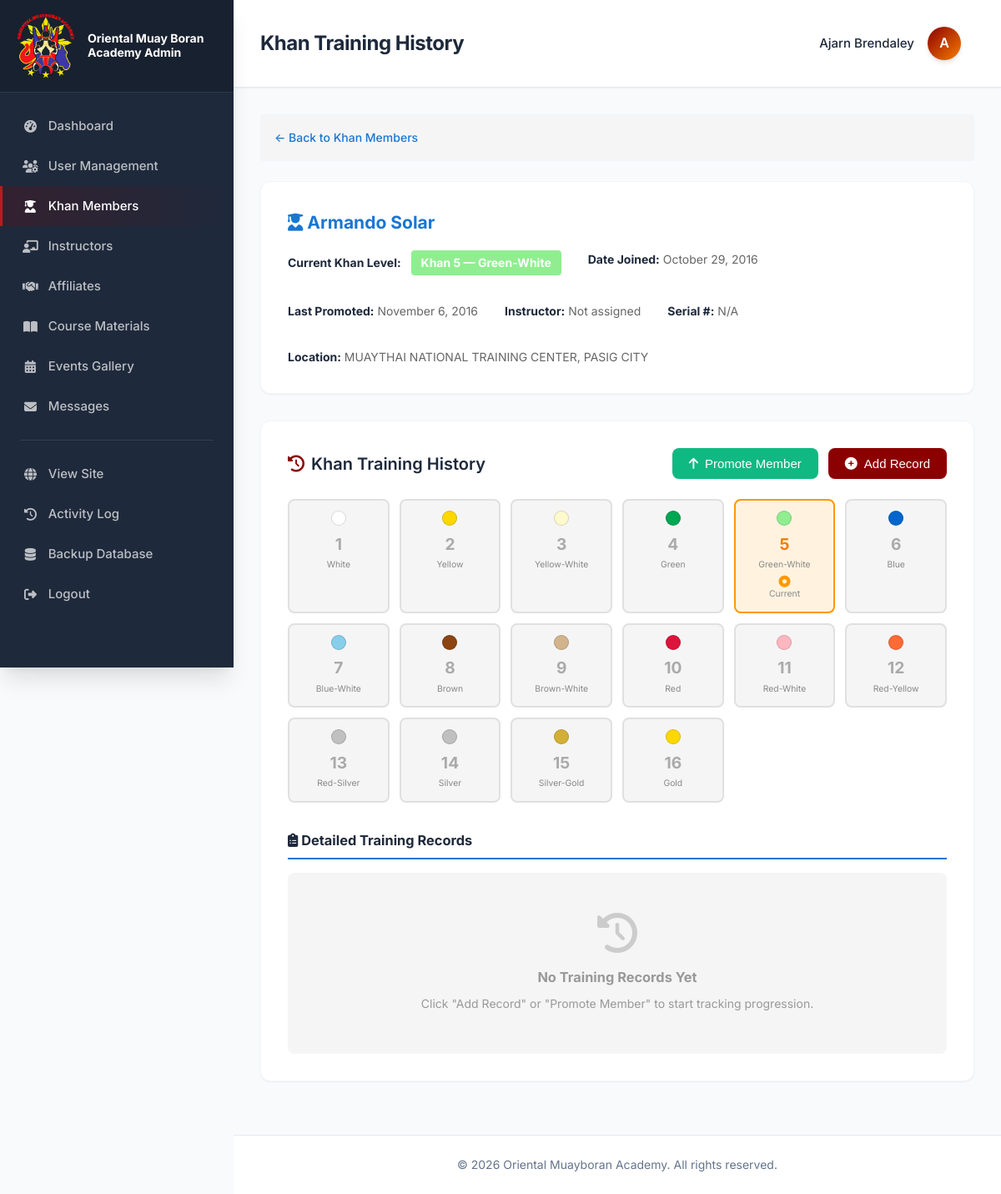
The page /admin/member_training_history.php?member_id=4 (signed in) on the database its author committed.
### tables this page shows
CREATE TABLE `khan_members` (
  `id` int(11) NOT NULL AUTO_INCREMENT,
  `user_id` int(11) DEFAULT NULL,
  `full_name` varchar(255) NOT NULL,
  `email` varchar(255) NOT NULL,
  `phone` varchar(50) DEFAULT NULL,
  `photo_path` varchar(500) DEFAULT NULL,
  `current_khan_level` int(11) DEFAULT 1,
  `khan_color` varchar(50) DEFAULT NULL,
  `date_joined` date NOT NULL,
  `date_promoted` date DEFAULT NULL,
  `instructor_id` int(11) DEFAULT NULL,
  `training_location` varchar(255) DEFAULT NULL,
  `status` enum('active','inactive','refresher') DEFAULT 'active',
  `notes` text DEFAULT NULL,
  `created_at` timestamp NOT NULL DEFAULT current_timestamp(),
  `updated_at` timestamp NOT NULL DEFAULT current_timestamp() ON UPDATE current_timestamp(),
  PRIMARY KEY (`id`),
  KEY `user_id` (`user_id`),
  KEY `instructor_id` (`instructor_id`),
  KEY `idx_khan_level` (`current_khan_level`),
  KEY `idx_status` (`status`),
  KEY `idx_email` (`email`),
  CONSTRAINT `khan_members_ibfk_1` FOREIGN KEY (`user_id`) REFERENCES `users` (`id`) ON DELETE SET NULL,
  CONSTRAINT `khan_members_ibfk_2` FOREIGN KEY (`instructor_id`) REFERENCES `instructors` (`id`) ON DELETE SET NULL
);

CREATE TABLE `khan_colors` (
  `id` int(11) NOT NULL AUTO_INCREMENT,
  `khan_level` int(11) NOT NULL,
  `color_name` varchar(50) NOT NULL,
  `color_code` varchar(20) DEFAULT NULL,
  `hex_color` varchar(7) DEFAULT NULL,
  `is_instructor_level` tinyint(1) DEFAULT 0,
  `created_at` timestamp NOT NULL DEFAULT current_timestamp(),
  PRIMARY KEY (`id`),
  UNIQUE KEY `khan_level` (`khan_level`)
);

### config/database.php (called while the page is built, shortened)
<?php
function formatDate($date) {
    return date('F j, Y', strtotime($date));
}

### admin/member_training_history.php (the view, shortened to what this page needs)
<?php
require_once '../config/database.php';
$conn = getDbConnection();
$member_id = isset($_GET['member_id']) ? (int)$_GET['member_id'] : 0;
$histCheck = $conn->query("SELECT COUNT(*) as cnt FROM khan_training_history WHERE member_id = $member_id");
$member_query = $conn->query("SELECT km.*, i.name as instructor_name, u.serial_number FROM khan_members km LEFT JOIN instructors i ON km.instructor_id = i.id LEFT JOIN users u ON km.user_id = u.id WHERE km.id = $member_id");
$member = $member_query->fetch_assoc();
$history = $conn->query("
    SELECT kth.*, i.name as instructor_name
    FROM khan_training_history kth
    LEFT JOIN instructors i ON kth.instructor_id = i.id
    WHERE kth.member_id = $member_id
    ORDER BY kth.khan_level ASC, kth.training_date ASC
");
$khanColorsQ = $conn->query("SELECT khan_level, color_name, hex_color FROM khan_colors ORDER BY khan_level ASC");
$khanColorMap = [];
while ($kc = $khanColorsQ->fetch_assoc()) {
    $khanColorMap[$kc['khan_level']] = $kc;
}
include 'includes/admin_header.php';
?>
<div class="breadcrumb" style="margin-bottom:1.5rem; padding:1rem; background:#f5f5f5; border-radius:4px;">
    <a href="khan_members.php" style="color:#1976d2; text-decoration:none;">← Back to Khan Members</a>
</div>
<div class="admin-section" style="margin-bottom:2rem;">
    <div style="display:flex; align-items:center; gap:2rem; flex-wrap:wrap;">
        <div style="flex:1;">
            <h2 style="margin:0 0 0.5rem 0; color:#1976d2;">
                <i class="fas fa-user-graduate"></i> <?php echo htmlspecialchars($member['full_name']); ?>
            </h2>
            <div style="display:flex; gap:2rem; flex-wrap:wrap; margin-top:1rem;">
                <div>
                    <strong>Current Khan Level:</strong>
                    <?php
                        $curLvl = (int)$member['current_khan_level'];
                        $curHex = $khanColorMap[$curLvl]['hex_color'] ?? '#388e3c';
                    ?>
                    <span style="display:inline-block; background:<?php echo $curHex; ?>; color:white; padding:0.25rem 0.75rem; border-radius:4px; margin-left:0.5rem; font-weight:700;">
                        Khan <?php echo $curLvl; ?> — <?php echo htmlspecialchars($member['khan_color'] ?: ''); ?>
                    </span>
                </div>
                <div><strong>Date Joined:</strong> <span style="color:#666;"><?php echo formatDate($member['date_joined']); ?></span></div>
                <div><strong>Last Promoted:</strong> <span style="color:#666;"><?php echo $member['date_promoted'] ? formatDate($member['date_promoted']) : 'N/A'; ?></span></div>
                <div><strong>Instructor:</strong> <span style="color:#666;"><?php echo htmlspecialchars($member['instructor_name'] ?: 'Not assigned'); ?></span></div>
                <div><strong>Serial #:</strong> <span style="color:#666;"><?php echo htmlspecialchars($member['serial_number'] ?: 'N/A'); ?></span></div>
                <div><strong>Location:</strong> <span style="color:#666;"><?php echo htmlspecialchars($member['training_location'] ?: 'N/A'); ?></span></div>
            </div>
        </div>
    </div>
</div>
<div class="admin-section">
    <div class="section-header">
        <h2><i class="fas fa-history"></i> Khan Training History</h2>
        <div style="display:flex; gap:0.75rem;">
            <?php if ($member['current_khan_level'] < 16): ?>
            <button class="btn btn-success" onclick="document.getElementById('promoteModal').style.display='block'">
                <i class="fas fa-arrow-up"></i> Promote Member
            </button>
            <?php endif; ?>
            <button class="btn btn-primary" onclick="document.getElementById('addModal').style.display='block'">
                <i class="fas fa-plus-circle"></i> Add Record
            </button>
        </div>
    </div>
    <div style="display:grid; grid-template-columns:repeat(auto-fill, minmax(120px,1fr)); gap:0.75rem; margin-bottom:2rem;">
        <?php for ($level = 1; $level <= 16; $level++):
            $lvlRes  = $conn->query("SELECT * FROM khan_training_history WHERE member_id = $member_id AND khan_level = $level ORDER BY training_date DESC LIMIT 1");
            $lvlData = ($lvlRes && $lvlRes->num_rows > 0) ? $lvlRes->fetch_assoc() : null;
            $isCurrent   = ($level === (int)$member['current_khan_level']);
            $isCompleted = $lvlData && $lvlData['status'] === 'certified';
            $hex = $khanColorMap[$level]['hex_color'] ?? '#ccc';
            $bg  = $isCompleted ? '#e8f5e9' : ($isCurrent ? '#fff3e0' : '#f5f5f5');
            $border = $isCompleted ? '#4caf50' : ($isCurrent ? '#ff9800' : '#e0e0e0');
        ?>
        <div style="padding:0.75rem; border-radius:8px; text-align:center; background:<?php echo $bg; ?>; border:2px solid <?php echo $border; ?>;">
            <div style="width:18px; height:18px; border-radius:50%; background:<?php echo $hex; ?>; margin:0 auto 0.4rem; border:1px solid rgba(0,0,0,0.15);"></div>
            <div style="font-size:1.2rem; font-weight:bold; color:<?php echo $isCompleted ? '#2e7d32' : ($isCurrent ? '#f57c00' : '#aaa'); ?>;"><?php echo $level; ?></div>
            <div style="font-size:0.65rem; color:#888; margin-top:2px;"><?php echo htmlspecialchars($khanColorMap[$level]['color_name'] ?? ''); ?></div>
            <?php if ($isCompleted): ?>
                <i class="fas fa-check-circle" style="color:#4caf50; margin-top:4px; display:block;"></i>
                <div style="font-size:0.65rem; color:#666;"><?php echo date('M Y', strtotime($lvlData['certified_date'] ?: $lvlData['training_date'])); ?></div>
            <?php elseif ($isCurrent): ?>
                <i class="fas fa-dot-circle" style="color:#ff9800; margin-top:4px; display:block;"></i>
                <div style="font-size:0.65rem; color:#888;">Current</div>
            <?php endif; ?>
        </div>
        <?php endfor; ?>
    </div>
    <h3 style="margin:1.5rem 0 1rem; padding-bottom:0.5rem; border-bottom:2px solid #1976d2;">
        <i class="fas fa-clipboard-list"></i> Detailed Training Records
    </h3>
    <?php if ($history && $history->num_rows > 0): ?>
    <div class="table-responsive">
        <table class="data-table">
            <thead>
                <tr>
                    <th>Khan Level</th>
                    <th>Training Date</th>
                    <th>Certified Date</th>
                    <th>Instructor</th>
                    <th>Location</th>
                    <th>Certificate #</th>
                    <th>Status</th>
                    <th>Notes</th>
                    <th>Actions</th>
                </tr>
            </thead>
            <tbody>
                <?php while ($record = $history->fetch_assoc()):
                    $rHex = $khanColorMap[$record['khan_level']]['hex_color'] ?? '#1976d2';
                    $statusColor = match($record['status']) {
                        'certified'   => '#4caf50',
                        'completed'   => '#2196f3',
                        default       => '#ff9800'
                    };
                ?>
                <tr>
                    <td>
                        <span style="display:inline-flex; align-items:center; gap:6px; font-weight:700; color:<?php echo $rHex; ?>;">
                            <span style="width:12px; height:12px; border-radius:50%; background:<?php echo $rHex; ?>; display:inline-block; border:1px solid rgba(0,0,0,0.1);"></span>
                            Khan <?php echo $record['khan_level']; ?>
                        </span>
                    </td>
                    <td><?php echo formatDate($record['training_date']); ?></td>
                    <td><?php echo $record['certified_date'] ? formatDate($record['certified_date']) : '<span style="color:#999;">Pending</span>'; ?></td>
                    <td><?php echo htmlspecialchars($record['instructor_name'] ?: '—'); ?></td>
                    <td><?php echo htmlspecialchars($record['location'] ?: '—'); ?></td>
                    <td><?php echo htmlspecialchars($record['certificate_number'] ?: '—'); ?></td>
                    <td>
                        <span style="padding:0.25rem 0.6rem; border-radius:4px; color:white; font-size:0.85rem; background:<?php echo $statusColor; ?>;">
                            <?php echo ucfirst(str_replace('_', ' ', $record['status'])); ?>
                        </span>
                    </td>
                    <td style="max-width:180px; overflow:hidden; text-overflow:ellipsis; white-space:nowrap;"
                        title="<?php echo htmlspecialchars($record['notes'] ?? ''); ?>">
                        <?php echo $record['notes'] ? htmlspecialchars(substr($record['notes'], 0, 50)) . (strlen($record['notes']) > 50 ? '…' : '') : '—'; ?>
                    </td>
                    <td>
                        <div class="action-buttons">
                            <button class="btn btn-sm btn-primary" onclick='editHistory(<?php echo json_encode($record, JSON_HEX_QUOT | JSON_HEX_APOS); ?>)'>
                                <i class="fas fa-edit"></i>
                            </button>
                            <form method="POST" style="display:inline;" onsubmit="return confirm('Delete this record?');">
                                <input type="hidden" name="history_id" value="<?php echo $record['id']; ?>">
                                <button type="submit" name="delete_history" class="btn btn-sm btn-danger">
                                    <i class="fas fa-trash"></i>
                                </button>
                            </form>
                        </div>
                    </td>
                </tr>
                <?php endwhile; ?>
            </tbody>
        </table>
    </div>
    <?php else: ?>
    <div style="text-align:center; padding:3rem; background:#f5f5f5; border-radius:8px;">
        <i class="fas fa-history" style="font-size:3rem; color:#ccc; margin-bottom:1rem; display:block;"></i>
        <h3 style="color:#999; margin:0 0 0.5rem;">No Training Records Yet</h3>
        <p style="color:#999; margin:0;">Click "Add Record" or "Promote Member" to start tracking progression.</p>
    </div>
    <?php endif; ?>
</div>
<?php include 'includes/admin_footer.php'; ?>

### admin/assets/css/admin_style.css (style rules this page uses)
:root { --admin-primary: #8b0000; --admin-primary-dark: #5c0000; --admin-primary-light: #b71c1c; --admin-primary-rgb: 139, 0, 0; --admin-secondary: #f57c00; --admin-success: #10b981; --admin-danger: #ef4444; --admin-warning: #f59e0b; --admin-info: #3b82f6; --admin-bg: #f8fafc; --admin-surface: #ffffff; --admin-sidebar-bg: #1e293b; --admin-sidebar-hover: #334155; --admin-text: #1e293b; --admin-text-light: #64748b; --admin-text-muted: #94a3b8; --admin-border: #e2e8f0; --admin-border-light: #f1f5f9; --shadow-sm: 0 1px 2px 0 rgba(0, 0, 0, 0.05); --shadow-md: 0 4px 6px -1px rgba(0, 0, 0, 0.1), 0 2px 4px -1px rgba(0, 0, 0, 0.06); --shadow-lg: 0 10px 15px -3px rgba(0, 0, 0, 0.1), 0 4px 6px -2px rgba(0, 0, 0, 0.05); --shadow-xl: 0 20px 25px -5px rgba(0, 0, 0, 0.1), 0 10px 10px -5px rgba(0, 0, 0, 0.04); --transition-fast: 150ms cubic-bezier(0.4, 0, 0.2, 1); --transition-base: 200ms cubic-bezier(0.4, 0, 0.2, 1); --transition-slow: 300ms cubic-bezier(0.4, 0, 0.2, 1); --spacing-xs: 0.25rem; --spacing-sm: 0.5rem; --spacing-md: 1rem; --spacing-lg: 1.5rem; --spacing-xl: 2rem; --spacing-2xl: 3rem; --radius-sm: 0.375rem; --radius-md: 0.5rem; --radius-lg: 0.75rem; --radius-xl: 1rem; --radius-full: 9999px; }
*, *::before, *::after { margin: 0; padding: 0; box-sizing: border-box; }
.admin-body { font-family: 'Inter', -apple-system, BlinkMacSystemFont, 'Segoe UI', Roboto, 'Helvetica Neue', Arial, sans-serif; font-size: 14px; line-height: 1.6; color: var(--admin-text); background: var(--admin-bg); min-height: 100vh; -webkit-font-smoothing: antialiased; -moz-osx-font-smoothing: grayscale; }
.dashboard-section, .admin-section { background: var(--admin-surface); padding: var(--spacing-xl); border-radius: var(--radius-lg); box-shadow: var(--shadow-sm); border: 1px solid var(--admin-border-light); margin-bottom: var(--spacing-xl); }
.section-header { display: flex; justify-content: space-between; align-items: center; margin-bottom: var(--spacing-lg); flex-wrap: wrap; gap: var(--spacing-md); }
.section-header h2 { font-size: 1.25rem; font-weight: 600; color: var(--admin-text); display: flex; align-items: center; gap: var(--spacing-sm); }
.section-header h2 i { color: var(--admin-primary); }
.btn { display: inline-flex; align-items: center; justify-content: center; padding: 0.625rem 1.25rem; font-size: 0.9375rem; font-weight: 500; text-align: center; text-decoration: none; border: none; border-radius: var(--radius-md); cursor: pointer; transition: all var(--transition-base); white-space: nowrap; gap: var(--spacing-sm); position: relative; overflow: hidden; }
.btn::before { content: ''; position: absolute; top: 50%; left: 50%; width: 0; height: 0; border-radius: var(--radius-full); background: rgba(255, 255, 255, 0.3); transform: translate(-50%, -50%); transition: width var(--transition-slow), height var(--transition-slow); }
.btn-primary { background: var(--admin-primary); color: white; box-shadow: var(--shadow-sm); }
.btn-success { background: var(--admin-success); color: white; box-shadow: var(--shadow-sm); }
.breadcrumb { margin-bottom: var(--spacing-lg); padding: var(--spacing-md) var(--spacing-lg); background: var(--admin-surface); border-radius: var(--radius-md); border: 1px solid var(--admin-border-light); }
.breadcrumb a { color: var(--admin-primary); text-decoration: none; font-weight: 500; transition: color var(--transition-base); }
* { -webkit-tap-highlight-color: transparent; }
a, button { -webkit-touch-callout: none; }

### rows shown on the page
khan_members: full_name "Armando Solar", current_khan_level "5", khan_color "Green-White", date_joined "October 29, 2016", date_promoted "November 6, 2016", training_location "MUAYTHAI NATIONAL TRAINING CENTER, PASIG CITY"
khan_colors: color_name "White"
khan_colors: color_name "Yellow"
khan_colors: color_name "Yellow-White"
khan_colors: color_name "Green"
khan_colors: color_name "Green-White", shows "Current"
khan_colors: color_name "Blue"
khan_colors: color_name "Blue-White"
khan_colors: color_name "Brown"
khan_colors: color_name "Brown-White"
khan_colors: color_name "Red"
khan_colors: color_name "Red-White"
khan_colors: color_name "Red-Yellow"
khan_colors: color_name "Red-Silver"
khan_colors: color_name "Silver"
khan_colors: color_name "Silver-Gold"
khan_colors: color_name "Gold"

### other values the page prints
$page_title "Khan Training History"
$_SESSION['user_name'] "Ajarn Brendaley"
substr($_SESSION['user_name'], 0, 1) "A"
$member['instructor_name'] ?: 'Not assigned' "Not assigned"
$member['serial_number'] ?: 'N/A' "N/A"
